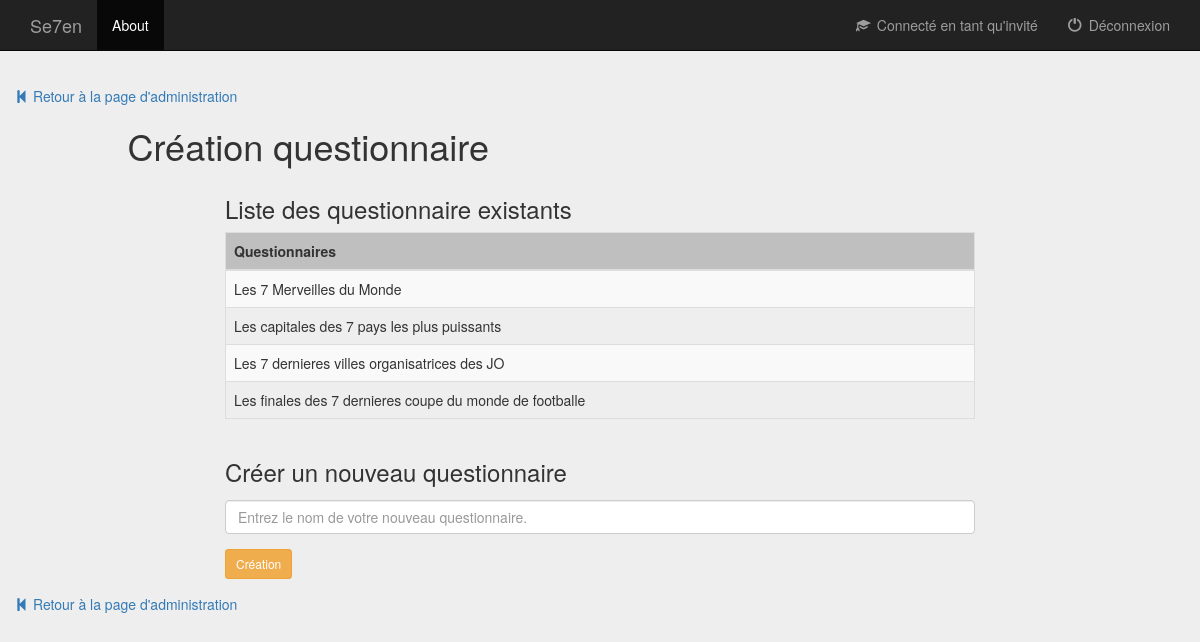
Screenshot of /main/creation_questionnaire.php with the database file from the repository.
### tables this page shows
CREATE TABLE `questionnaires` (
  `idQuestionnaire` smallint(6) NOT NULL,
  `nomQuestionnaire` tinytext NOT NULL,
  `statut` varchar(50)

);

### main/creation_questionnaire.php (the view, shortened to what this page needs)
<?php
    require ('header.php');
    require('../database_auth.php');
?>
	<div>
	    <a href="administration.php" class='return_links'>
	        <span class="glyphicon glyphicon-step-backward"></span>
	        Retour à la page d'administration
	    </a>
	</div>
	<div class="col-lg-12 col-md-12 col-sm-12">
		<div class="col-lg-offset-1 col-lg-11 col-md-offset-1 col-md-11 col-sm-offset-1 col-sm-11"> <h1>Création questionnaire</h1>
		</div>
		<div class="col-lg-offset-2 col-lg-8 col-lg-offset-2 col-md-offset-2 col-md-8 col-md-offset-2 col-sm-offset-2 col-8 6 col-sm-offset-11">
			<h3>Liste des questionnaire existants</h3>
			<table class="table table-striped table-bordered">
		        <thead>
		          <tr>
		            <th>Questionnaires</th>
		          </tr>
		        </thead>
		        <tbody>
			<?php
			    $req=$bd->prepare("SELECT * FROM questionnaires");
			    $req->execute();
			    while($tab = $req->fetch(PDO::FETCH_ASSOC)){
					echo "<tr>";
					echo "<td>" . htmlspecialchars($tab['nomQuestionnaire'], ENT_QUOTES) . "</td>";
					echo "</tr>";
			    }
			?>
				</tbody>
			</table>
		</div>
		<div class="col-lg-offset-2 col-lg-8 col-lg-offset-2 col-md-offset-2 col-md-8 col-md-offset-2 col-sm-offset-2 col-8 6 col-sm-offset-11" id="form_create_questionnaire">
			<h3>Créer un nouveau questionnaire</h3>
				<input type="text" id="newQuestionnaire" class="form-control" placeholder="Entrez le nom de votre nouveau questionnaire.">
				<button type="button" id="buttonSubmitNewQuestionnaire" class="btn btn-sm btn-warning">Création</button>
		</div>
	</div>
	<div>
	    <a href="administration.php" class='return_links'>
	        <span class="glyphicon glyphicon-step-backward"></span>
	        Retour à la page d'administration
	    </a>
	</div>
</body>
</html>

### main/css/header.css (style rules this page uses)
body { padding-bottom: 40px; background-color: #eee; }

### main/css/administration.css (style rules this page uses)
thead { background-color: #bfbfbf; font-weight: bold; }

### main/css/gestionnaire_questionnaire.css (style rules this page uses)
.return_links { margin-left: 15px; }

### main/css/creation_questionnaire.css (style rules this page uses)
#newQuestionnaire { margin-top: 15px; }
#buttonSubmitNewQuestionnaire { margin-top: 15px; }

### main/css/score.css (style rules this page uses)
.return_links { margin-left: 15px; }

### rows the page displays
questionnaires: nomQuestionnaire "Les 7 Merveilles du Monde"
questionnaires: nomQuestionnaire "Les capitales des 7 pays les plus puissants"
questionnaires: nomQuestionnaire "Les 7 dernieres villes organisatrices des JO"
questionnaires: nomQuestionnaire "Les finales des 7 dernieres coupe du monde de footballe"
